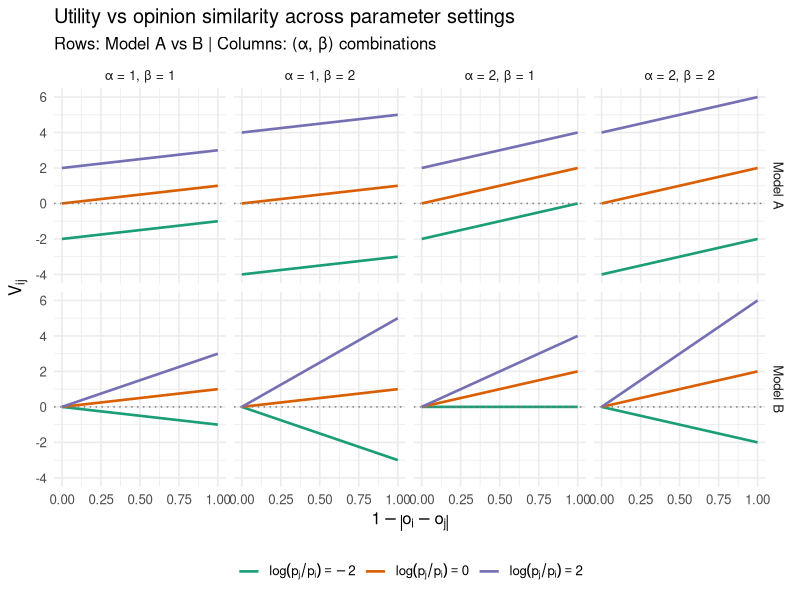
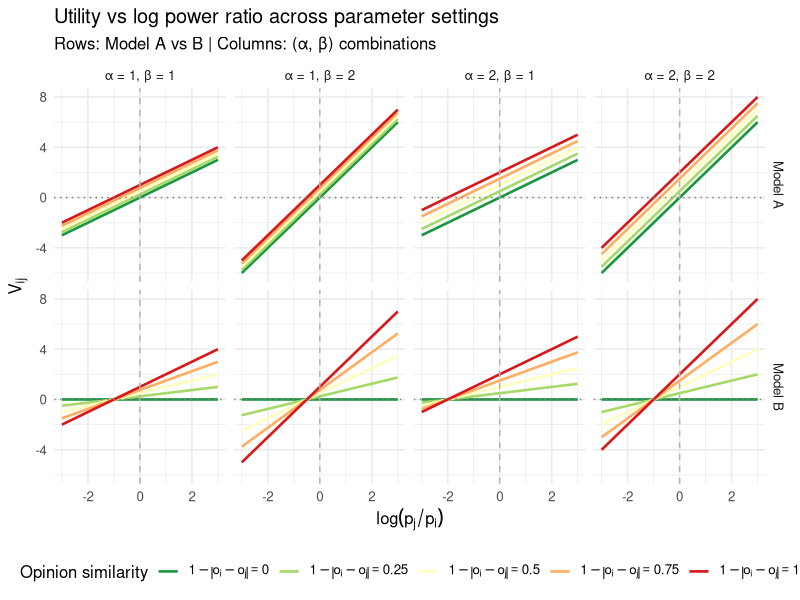
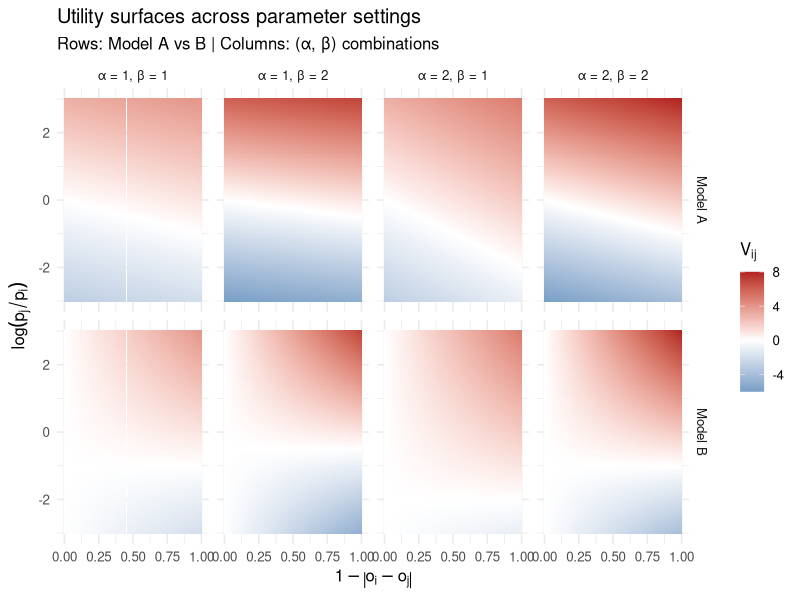

Recreate these plots in R, in order.
## ---- chunk 1
knitr::opts_chunk$set(echo = FALSE, message = FALSE, warning = FALSE)
library(tidyverse)
library(here)
## ---- chunk 2
expand_grid(
  opinion_sim     = seq(0, 1, length.out = 200),
  log_power_ratio = c(-2, 0, 2),
  model           = c("A", "B"),
  alpha           = c(1, 2),
  beta            = c(1, 2)
) |>
  mutate(
    V = case_when(
      model == "A" ~ alpha * opinion_sim + beta * log_power_ratio,
      model == "B" ~ opinion_sim * (alpha + beta * log_power_ratio)
    ),
    lpr_label = paste0("log(p[j]/p[i]) == ", log_power_ratio),
    model     = paste("Model", model),
    param     = paste0("α = ", alpha, ", β = ", beta)
  ) |>
  ggplot(aes(opinion_sim, V, colour = lpr_label)) +
  geom_line(linewidth = 0.9) +
  geom_hline(yintercept = 0, linetype = "dotted", colour = "grey50") +
  facet_grid(model ~ param) +
  scale_colour_brewer(
    palette = "Dark2",
    name    = NULL,
    labels  = scales::label_parse()
  ) +
  labs(
    x        = expression(1 - abs(o[i] - o[j])),
    y        = expression(V[ij]),
    title    = "Utility vs opinion similarity across parameter settings",
    subtitle = "Rows: Model A vs B | Columns: (α, β) combinations"
  ) +
  theme_minimal(base_size = 12) +
  theme(legend.position = "bottom")
## ---- chunk 3
expand_grid(
  log_power_ratio = seq(-3, 3, length.out = 200),
  opinion_sim     = c(0, 0.25, 0.5, 0.75, 1),
  model           = c("A", "B"),
  alpha           = c(1, 2),
  beta            = c(1, 2)
) |>
  mutate(
    V = case_when(
      model == "A" ~ alpha * opinion_sim + beta * log_power_ratio,
      model == "B" ~ opinion_sim * (alpha + beta * log_power_ratio)
    ),
    sim_label = paste0("1-abs(o[i]-o[j]) == ", opinion_sim),
    model     = paste("Model", model),
    param     = paste0("α = ", alpha, ", β = ", beta)
  ) |>
  ggplot(aes(log_power_ratio, V, colour = sim_label)) +
  geom_line(linewidth = 0.9) +
  geom_hline(yintercept = 0, linetype = "dotted", colour = "grey50") +
  geom_vline(xintercept = 0, linetype = "dashed", colour = "grey70") +
  facet_grid(model ~ param) +
  scale_colour_brewer(
    palette = "RdYlGn",
    direction = -1,
    name   = "Opinion similarity",
    labels = scales::label_parse()
  ) +
  labs(
    x        = expression(log(p[j] / p[i])),
    y        = expression(V[ij]),
    title    = "Utility vs log power ratio across parameter settings",
    subtitle = "Rows: Model A vs B | Columns: (α, β) combinations"
  ) +
  theme_minimal(base_size = 12) +
  theme(legend.position = "bottom")
## ---- chunk 4
expand_grid(
  opinion_sim     = seq(0, 1, length.out = 150),
  log_power_ratio = seq(-3, 3, length.out = 150),
  model           = c("A", "B"),
  alpha           = c(1, 2),
  beta            = c(1, 2)
) |>
  mutate(
    V = if_else(
      model == "A",
      alpha * opinion_sim + beta * log_power_ratio,
      opinion_sim * (alpha + beta * log_power_ratio)
    ),
    model = paste("Model", model),
    param = paste0("α = ", alpha, ", β = ", beta)
  ) |>
  ggplot(aes(opinion_sim, log_power_ratio, fill = V)) +
  geom_tile() +
  facet_grid(model ~ param) +
  scale_fill_gradient2(
    low = "steelblue",
    mid = "white",
    high = "firebrick",
    midpoint = 0,
    name = expression(V[ij])
  ) +
  labs(
    x        = expression(1 - abs(o[i] - o[j])),
    y        = expression(log(p[j] / p[i])),
    title    = "Utility surfaces across parameter settings",
    subtitle = "Rows: Model A vs B | Columns: (α, β) combinations"
  ) +
  theme_minimal(base_size = 12)
## ---- chunk 5
tibble::tribble(
  ~Condition,
  ~V_A,
  ~V_B,
  ~Implication,

  "|o_i - o_j| = 1 (max. dissimilar)",
  "beta * log(p_j / p_i)",
  "0",
  "B ignores dissimilar agents entirely",

  "o_i = o_j (identical opinions)",
  "alpha + beta * log(p_j / p_i)",
  "alpha + beta * log(p_j / p_i)",
  "Models are identical",

  "beta = 0",
  "alpha * (1 - |o_i - o_j|)",
  "alpha * (1 - |o_i - o_j|)",
  "Models are identical; pure homophily",

  "alpha = 0",
  "beta * log(p_j / p_i)",
  "(1 - |o_i - o_j|) * beta * log(p_j / p_i)",
  "B still couples power to similarity",

  "p_j >> p_i, beta > 0, o_i ≈ o_j",
  "→ +∞",
  "→ +∞",
  "Both: powerful similar agents dominate",

  "p_j >> p_i, beta > 0, |o_i - o_j| = 1",
  "→ +∞",
  "0",
  "A: cross-ideological pull; B: no effect"
) |>
  knitr::kable(
    col.names = c("Condition", "V_A", "V_B", "Implication"),
    caption   = "Limit behaviour of both utility functions."
  )
